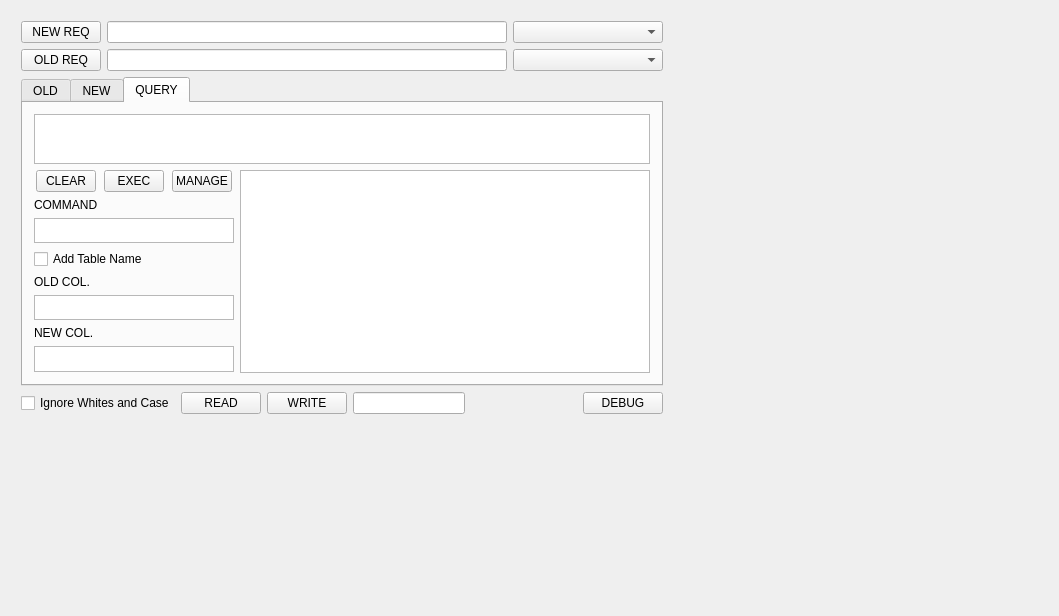
<?xml version="1.0" encoding="UTF-8"?>
<ui version="4.0">
 <class>MainWindow</class>
 <widget class="QMainWindow" name="MainWindow">
  <property name="geometry">
   <rect>
    <x>0</x>
    <y>0</y>
    <width>1059</width>
    <height>616</height>
   </rect>
  </property>
  <property name="windowTitle">
   <string>MainWindow</string>
  </property>
  <widget class="QWidget" name="centralWidget">
   <widget class="QFrame" name="MainFrame">
    <property name="geometry">
     <rect>
      <x>10</x>
      <y>10</y>
      <width>664</width>
      <height>415</height>
     </rect>
    </property>
    <layout class="QVBoxLayout" name="MyMainLayout">
     <item>
      <layout class="QVBoxLayout" name="verticalLayout">
       <property name="sizeConstraint">
        <enum>QLayout::SetDefaultConstraint</enum>
       </property>
       <item>
        <layout class="QHBoxLayout" name="horizontalLayout">
         <item>
          <widget class="QPushButton" name="btnNewReq">
           <property name="text">
            <string>NEW REQ</string>
           </property>
          </widget>
         </item>
         <item>
          <widget class="QLineEdit" name="lineEdit_NewReq"/>
         </item>
         <item>
          <widget class="QComboBox" name="comboBox_SheetsNew">
           <property name="minimumSize">
            <size>
             <width>150</width>
             <height>0</height>
            </size>
           </property>
          </widget>
         </item>
        </layout>
       </item>
       <item>
        <layout class="QHBoxLayout" name="horizontalLayout_2">
         <item>
          <widget class="QPushButton" name="btnOldReq">
           <property name="text">
            <string>OLD REQ</string>
           </property>
          </widget>
         </item>
         <item>
          <widget class="QLineEdit" name="lineEdit_OldReq"/>
         </item>
         <item>
          <widget class="QComboBox" name="comboBox_SheetsOld">
           <property name="minimumSize">
            <size>
             <width>150</width>
             <height>0</height>
            </size>
           </property>
          </widget>
         </item>
        </layout>
       </item>
      </layout>
     </item>
     <item>
      <widget class="QTabWidget" name="tabWidget_Results">
       <property name="currentIndex">
        <number>2</number>
       </property>
       <widget class="QWidget" name="pageOld">
        <attribute name="title">
         <string>OLD</string>
        </attribute>
        <layout class="QVBoxLayout" name="verticalLayout_8">
         <item>
          <widget class="QTableView" name="tableView_Old"/>
         </item>
        </layout>
       </widget>
       <widget class="QWidget" name="pageNew">
        <attribute name="title">
         <string>NEW</string>
        </attribute>
        <layout class="QVBoxLayout" name="verticalLayout_9">
         <item>
          <widget class="QTableView" name="tableView_New"/>
         </item>
        </layout>
       </widget>
       <widget class="QWidget" name="pageQuery">
        <attribute name="title">
         <string>QUERY</string>
        </attribute>
        <layout class="QVBoxLayout" name="verticalLayout_11">
         <item>
          <layout class="QVBoxLayout" name="verticalLayout_10">
           <item>
            <layout class="QHBoxLayout" name="horizontalLayout_4"/>
           </item>
          </layout>
         </item>
         <item>
          <widget class="QPlainTextEdit" name="plainTextEdit_Query">
           <property name="maximumSize">
            <size>
             <width>16777215</width>
             <height>50</height>
            </size>
           </property>
          </widget>
         </item>
         <item>
          <layout class="QHBoxLayout" name="horizontalLayout_5">
           <item>
            <layout class="QVBoxLayout" name="verticalLayout_12">
             <item>
              <layout class="QHBoxLayout" name="horizontalLayout_6">
               <item>
                <widget class="QPushButton" name="btn_ClearQueryLine">
                 <property name="maximumSize">
                  <size>
                   <width>60</width>
                   <height>16777215</height>
                  </size>
                 </property>
                 <property name="text">
                  <string>CLEAR</string>
                 </property>
                </widget>
               </item>
               <item>
                <widget class="QPushButton" name="btn_ExecQuery">
                 <property name="maximumSize">
                  <size>
                   <width>60</width>
                   <height>16777215</height>
                  </size>
                 </property>
                 <property name="text">
                  <string>EXEC</string>
                 </property>
                </widget>
               </item>
               <item>
                <widget class="QPushButton" name="btn_ManageQueries">
                 <property name="maximumSize">
                  <size>
                   <width>60</width>
                   <height>16777215</height>
                  </size>
                 </property>
                 <property name="text">
                  <string>MANAGE</string>
                 </property>
                </widget>
               </item>
              </layout>
             </item>
             <item>
              <widget class="QLabel" name="label">
               <property name="text">
                <string>COMMAND</string>
               </property>
              </widget>
             </item>
             <item>
              <widget class="QListWidget" name="listWidget_Commands">
               <property name="maximumSize">
                <size>
                 <width>200</width>
                 <height>16777215</height>
                </size>
               </property>
              </widget>
             </item>
             <item>
              <widget class="QCheckBox" name="cb_AddTableNameToColName">
               <property name="text">
                <string>Add Table Name</string>
               </property>
              </widget>
             </item>
             <item>
              <widget class="QLabel" name="label_2">
               <property name="text">
                <string>OLD COL.</string>
               </property>
              </widget>
             </item>
             <item>
              <widget class="QListWidget" name="listWidget_oldColumns">
               <property name="maximumSize">
                <size>
                 <width>200</width>
                 <height>16777215</height>
                </size>
               </property>
              </widget>
             </item>
             <item>
              <widget class="QLabel" name="label_3">
               <property name="text">
                <string>NEW COL.</string>
               </property>
              </widget>
             </item>
             <item>
              <widget class="QListWidget" name="listWidget_newColumns">
               <property name="maximumSize">
                <size>
                 <width>200</width>
                 <height>16777215</height>
                </size>
               </property>
              </widget>
             </item>
            </layout>
           </item>
           <item>
            <widget class="QTableView" name="tableView_Query"/>
           </item>
          </layout>
         </item>
        </layout>
       </widget>
      </widget>
     </item>
     <item>
      <layout class="QHBoxLayout" name="horizontalLayout_3">
       <property name="sizeConstraint">
        <enum>QLayout::SetDefaultConstraint</enum>
       </property>
       <item>
        <layout class="QVBoxLayout" name="verticalLayout_3">
         <item>
          <widget class="QCheckBox" name="cb_IngnoreWaC">
           <property name="text">
            <string>Ignore Whites and Case</string>
           </property>
          </widget>
         </item>
        </layout>
       </item>
       <item>
        <widget class="QPushButton" name="btnCompare">
         <property name="text">
          <string>READ</string>
         </property>
        </widget>
       </item>
       <item>
        <widget class="QPushButton" name="btnWrite">
         <property name="text">
          <string>WRITE</string>
         </property>
        </widget>
       </item>
       <item>
        <widget class="QLineEdit" name="lineEdit_ReportSuffix"/>
       </item>
       <item>
        <spacer name="horizontalSpacer">
         <property name="orientation">
          <enum>Qt::Horizontal</enum>
         </property>
         <property name="sizeHint" stdset="0">
          <size>
           <width>40</width>
           <height>20</height>
          </size>
         </property>
        </spacer>
       </item>
       <item>
        <widget class="QPushButton" name="btn_Debug">
         <property name="text">
          <string>DEBUG</string>
         </property>
        </widget>
       </item>
      </layout>
     </item>
    </layout>
   </widget>
  </widget>
 </widget>
 <layoutdefault spacing="6" margin="11"/>
 <resources/>
 <connections/>
</ui>
